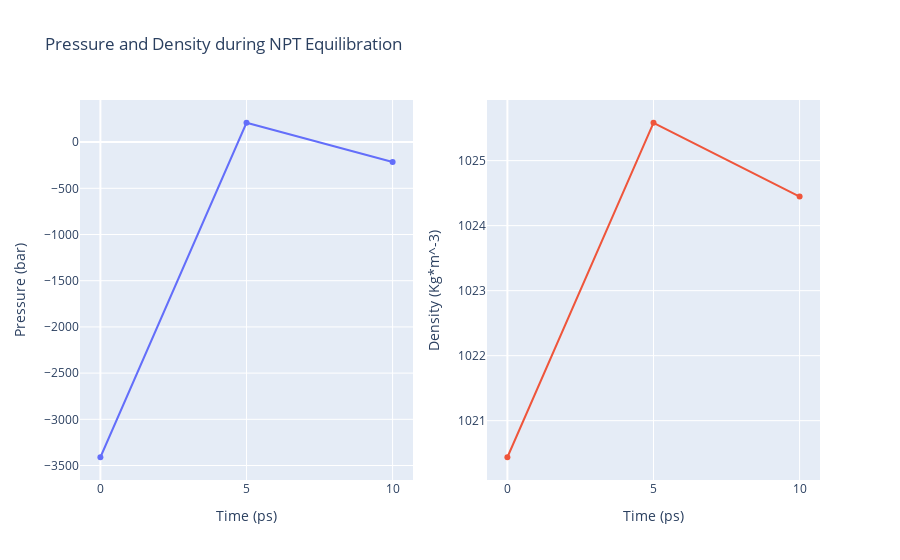

Notebook code cell kept with this figure:
### Code cell
import plotly
from plotly import subplots
import plotly.graph_objs as go

# Read pressure and density data from file 
with open(output_eqB_pd_xvg,'r') as pd_file:
    x,y,z = map(
        list,
        zip(*[
            (float(line.split()[0]),float(line.split()[1]),float(line.split()[2]))
            for line in pd_file 
            if not line.startswith(("#","@")) 
        ])
    )

plotly.offline.init_notebook_mode(connected=True)

trace1 = go.Scatter(
    x=x,y=y
)
trace2 = go.Scatter(
    x=x,y=z
)

fig = subplots.make_subplots(rows=1, cols=2, print_grid=False)

fig.append_trace(trace1, 1, 1)
fig.append_trace(trace2, 1, 2)

fig['layout']['xaxis1'].update(title='Time (ps)')
fig['layout']['xaxis2'].update(title='Time (ps)')
fig['layout']['yaxis1'].update(title='Pressure (bar)')
fig['layout']['yaxis2'].update(title='Density (Kg*m^-3)')

fig['layout'].update(title='Pressure and Density during NPT Equilibration')
fig['layout'].update(showlegend=False)

plotly.offline.iplot(fig)

### Figure 1 — Plotly figure (JSON) as saved in the notebook; plotly's stock layout.template omitted (floating-point values rounded to 4 significant figures)
{"data": [{"type": "scatter", "x": [0, 5, 10], "xaxis": "x", "y": [-3410.0, 209.4, -215.8], "yaxis": "y"}, {"type": "scatter", "x": [0, 5, 10], "xaxis": "x2", "y": [1020.0, 1026.0, 1024.0], "yaxis": "y2"}], "layout": {"showlegend": false, "title": {"text": "Pressure and Density during NPT Equilibration"}, "xaxis": {"anchor": "y", "domain": [0, 0.45], "title": {"text": "Time (ps)"}}, "xaxis2": {"anchor": "y2", "domain": [0.55, 1], "title": {"text": "Time (ps)"}}, "yaxis": {"anchor": "x", "domain": [0, 1], "title": {"text": "Pressure (bar)"}}, "yaxis2": {"anchor": "x2", "domain": [0, 1], "title": {"text": "Density (Kg*m^-3)"}}}}
